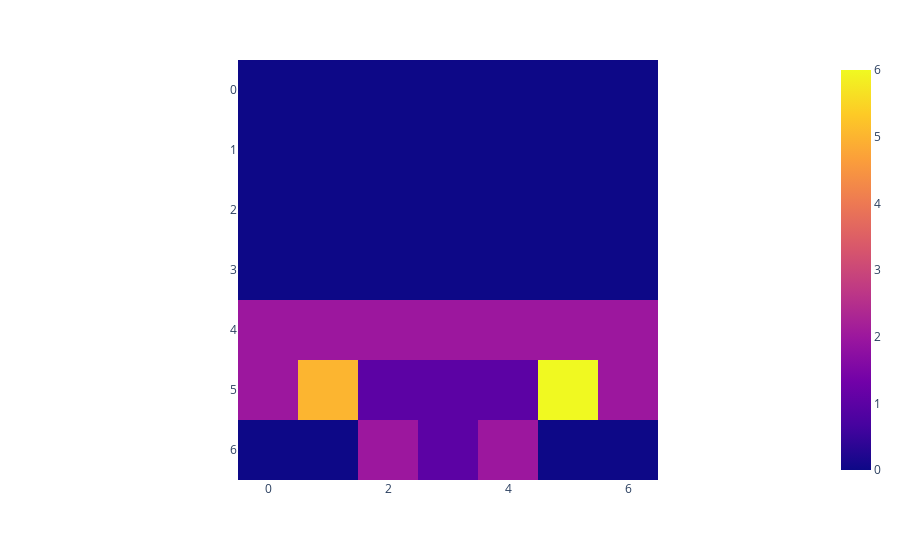

The notebook cell saved with this chart:
### Code cell
obs, _,_,_,_ = env.step(2)
px.imshow(env.render()).show()
px.imshow(obs['image'][:,:,0].T).show()

### Figure 1 — Plotly figure (JSON) as saved in the notebook; plotly's stock layout.template omitted (floating-point values rounded to 4 significant figures)
{"data": [{"coloraxis": "coloraxis", "hovertemplate": "x: %{x}<br>y: %{y}<br>color: %{z}<extra></extra>", "name": "0", "type": "heatmap", "xaxis": "x", "yaxis": "y", "z": [[0, 0, 0, 0, 0, 0, 0], [0, 0, 0, 0, 0, 0, 0], [0, 0, 0, 0, 0, 0, 0], [0, 0, 0, 0, 0, 0, 0], [2, 2, 2, 2, 2, 2, 2], [2, 5, 1, 1, 1, 6, 2], [0, 0, 2, 1, 2, 0, 0]]}], "layout": {"coloraxis": {"colorscale": [[0, "#0d0887"], [0.1111, "#46039f"], [0.2222, "#7201a8"], [0.3333, "#9c179e"], [0.4444, "#bd3786"], [0.5556, "#d8576b"], [0.6667, "#ed7953"], [0.7778, "#fb9f3a"], [0.8889, "#fdca26"], [1, "#f0f921"]]}, "margin": {"t": 60}, "xaxis": {"anchor": "y", "constrain": "domain", "domain": [0, 1], "scaleanchor": "y"}, "yaxis": {"anchor": "x", "autorange": "reversed", "constrain": "domain", "domain": [0, 1]}}}
